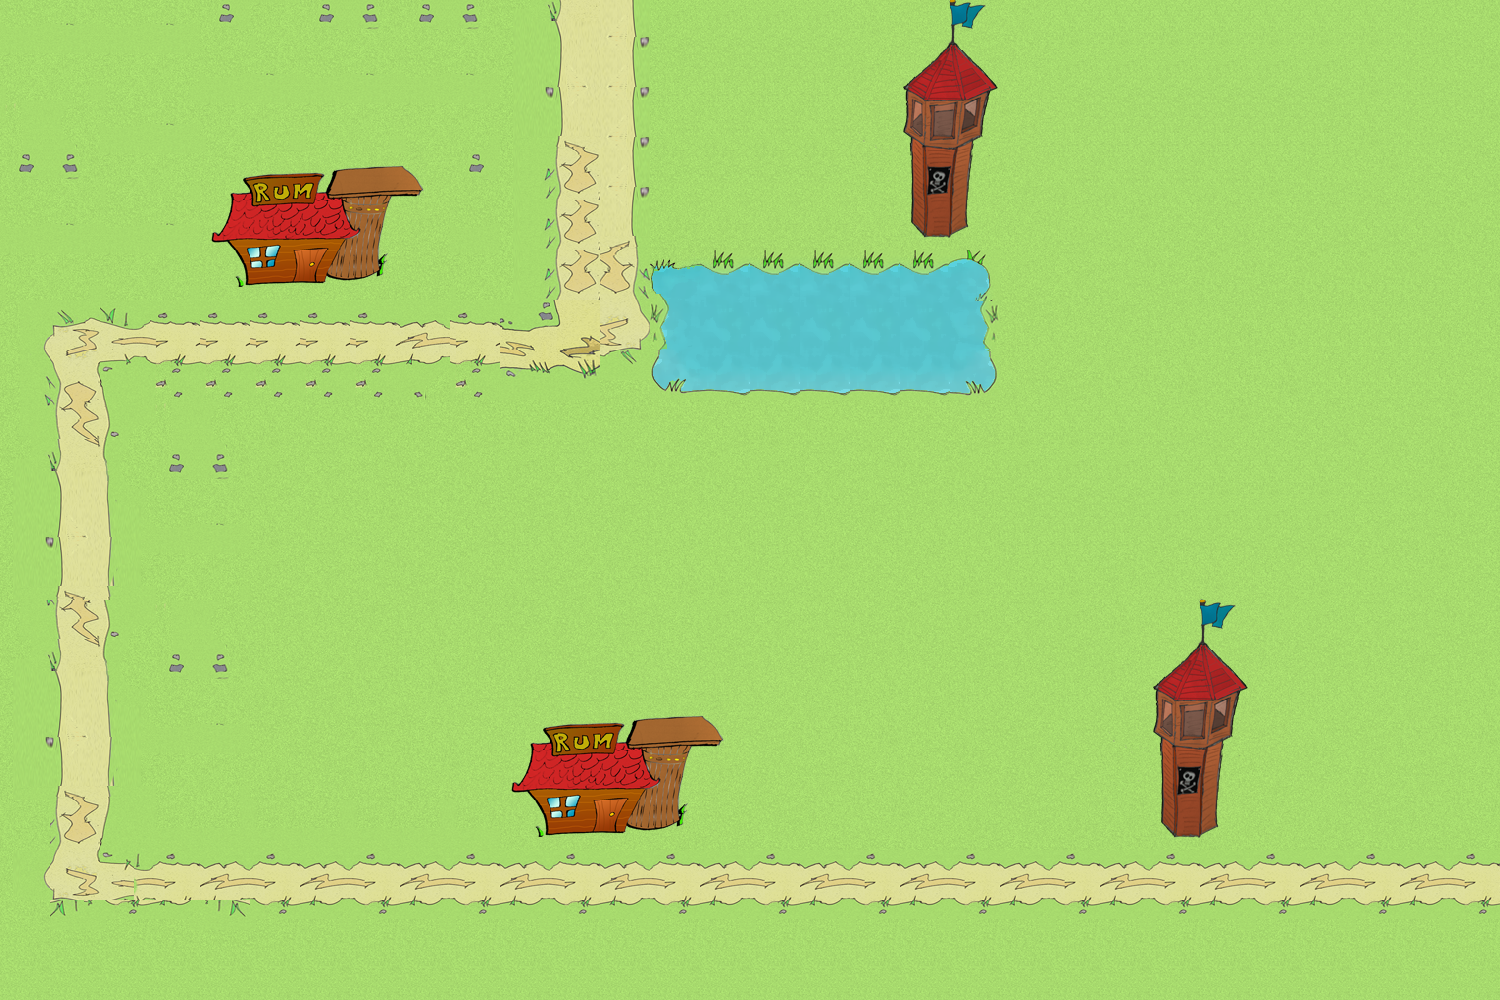

The image is a tile-based game level rendered from a .tmx file. Its description and source (layers, tilesets, objects; grid data summarised) follow:
An orthogonal 30x20 tile map with 50x50 px tiles, 1 tile layer (Tile Layer 1).

<map version="1.0" orientation="orthogonal" width="30" height="20" tilewidth="50" tileheight="50">
 <tileset firstgid="1" name="green1" tilewidth="50" tileheight="50" spacing="1" margin="1">
  <image source="Green2.png" trans="ff00ff" width="1000" height="1000" />
 </tileset>
 <layer name="Tile Layer 1" width="30" height="20">
  <data>[600 cells, 600 non-empty, 132 distinct tile ids]</data>
 </layer>
</map>